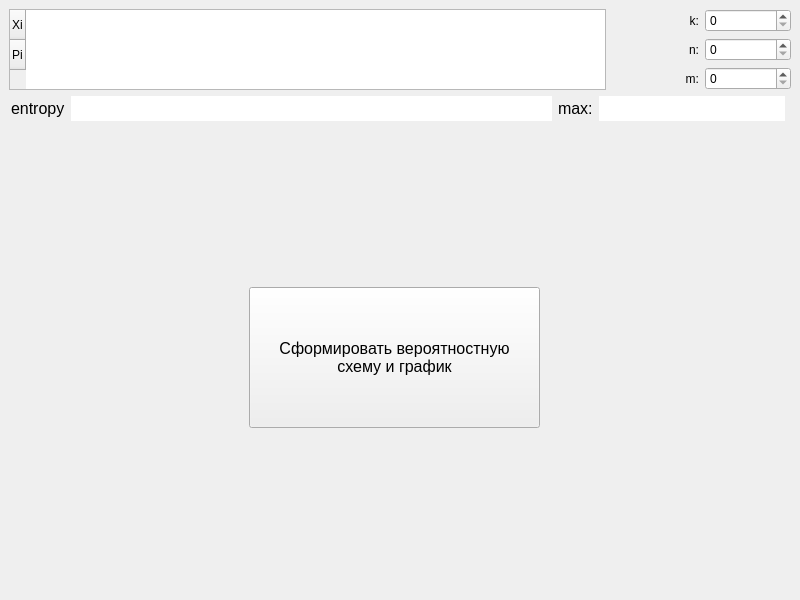
<?xml version="1.0" encoding="UTF-8"?>
<ui version="4.0">
 <class>MainWindow</class>
 <widget class="QMainWindow" name="MainWindow">
  <property name="geometry">
   <rect>
    <x>0</x>
    <y>0</y>
    <width>800</width>
    <height>600</height>
   </rect>
  </property>
  <property name="windowTitle">
   <string>Лабораторная №1. «Энтропия. Свойства энтропии». Задача 3. Катунин. С.</string>
  </property>
  <widget class="QWidget" name="centralwidget">
   <layout class="QGridLayout" name="gridLayout">
    <item row="0" column="0">
     <layout class="QGridLayout" name="gridLayout_2" rowstretch="1,1,7" columnstretch="0,9,55,1,1,23,0">
      <item row="2" column="0" colspan="7">
       <widget class="QCustomPlot" name="widget_grafik" native="true">
        <property name="sizePolicy">
         <sizepolicy hsizetype="Preferred" vsizetype="Preferred">
          <horstretch>0</horstretch>
          <verstretch>0</verstretch>
         </sizepolicy>
        </property>
        <widget class="QPushButton" name="pushButton_grafik">
         <property name="geometry">
          <rect>
           <x>240</x>
           <y>160</y>
           <width>291</width>
           <height>141</height>
          </rect>
         </property>
         <property name="font">
          <font>
           <pointsize>12</pointsize>
          </font>
         </property>
         <property name="text">
          <string>Сформировать вероятностную 
схему и график</string>
         </property>
        </widget>
       </widget>
      </item>
      <item row="0" column="5" colspan="2">
       <layout class="QGridLayout" name="gridLayout_3">
        <item row="1" column="1">
         <widget class="QSpinBox" name="spinBox_n">
          <property name="maximum">
           <number>66</number>
          </property>
         </widget>
        </item>
        <item row="0" column="0">
         <widget class="QLabel" name="label_k">
          <property name="text">
           <string>k:</string>
          </property>
          <property name="alignment">
           <set>Qt::AlignRight|Qt::AlignTrailing|Qt::AlignVCenter</set>
          </property>
         </widget>
        </item>
        <item row="0" column="1">
         <widget class="QSpinBox" name="spinBox_k"/>
        </item>
        <item row="1" column="0">
         <widget class="QLabel" name="label_n">
          <property name="text">
           <string>n:</string>
          </property>
          <property name="alignment">
           <set>Qt::AlignRight|Qt::AlignTrailing|Qt::AlignVCenter</set>
          </property>
         </widget>
        </item>
        <item row="2" column="0">
         <widget class="QLabel" name="label_m">
          <property name="text">
           <string>m:</string>
          </property>
          <property name="alignment">
           <set>Qt::AlignRight|Qt::AlignTrailing|Qt::AlignVCenter</set>
          </property>
         </widget>
        </item>
        <item row="2" column="1">
         <widget class="QSpinBox" name="spinBox_m">
          <property name="maximum">
           <number>66</number>
          </property>
         </widget>
        </item>
       </layout>
      </item>
      <item row="0" column="0" colspan="5">
       <widget class="QTableWidget" name="tableWidget_veroyat">
        <property name="editTriggers">
         <set>QAbstractItemView::NoEditTriggers</set>
        </property>
        <property name="dragEnabled">
         <bool>false</bool>
        </property>
        <property name="defaultDropAction">
         <enum>Qt::CopyAction</enum>
        </property>
        <property name="selectionMode">
         <enum>QAbstractItemView::ExtendedSelection</enum>
        </property>
        <property name="selectionBehavior">
         <enum>QAbstractItemView::SelectItems</enum>
        </property>
        <property name="gridStyle">
         <enum>Qt::SolidLine</enum>
        </property>
        <attribute name="horizontalHeaderVisible">
         <bool>false</bool>
        </attribute>
        <attribute name="horizontalHeaderCascadingSectionResizes">
         <bool>false</bool>
        </attribute>
        <attribute name="verticalHeaderVisible">
         <bool>true</bool>
        </attribute>
        <attribute name="verticalHeaderCascadingSectionResizes">
         <bool>true</bool>
        </attribute>
        <row>
         <property name="text">
          <string>Xi</string>
         </property>
        </row>
        <row>
         <property name="text">
          <string>Pi</string>
         </property>
        </row>
       </widget>
      </item>
      <item row="1" column="0">
       <widget class="QLabel" name="label_entropy">
        <property name="font">
         <font>
          <pointsize>12</pointsize>
         </font>
        </property>
        <property name="text">
         <string>entropy</string>
        </property>
        <property name="margin">
         <number>0</number>
        </property>
        <property name="indent">
         <number>2</number>
        </property>
        <property name="textInteractionFlags">
         <set>Qt::LinksAccessibleByMouse|Qt::TextSelectableByMouse</set>
        </property>
       </widget>
      </item>
      <item row="1" column="3">
       <widget class="QLabel" name="label_max">
        <property name="font">
         <font>
          <pointsize>12</pointsize>
         </font>
        </property>
        <property name="text">
         <string>max:</string>
        </property>
       </widget>
      </item>
      <item row="1" column="4" colspan="2">
       <widget class="QLineEdit" name="lineEdit_max">
        <property name="font">
         <font>
          <pointsize>12</pointsize>
         </font>
        </property>
        <property name="frame">
         <bool>false</bool>
        </property>
        <property name="alignment">
         <set>Qt::AlignCenter</set>
        </property>
        <property name="readOnly">
         <bool>true</bool>
        </property>
       </widget>
      </item>
      <item row="1" column="1" colspan="2">
       <widget class="QLineEdit" name="lineEdit_entropy">
        <property name="sizePolicy">
         <sizepolicy hsizetype="Minimum" vsizetype="Fixed">
          <horstretch>0</horstretch>
          <verstretch>0</verstretch>
         </sizepolicy>
        </property>
        <property name="font">
         <font>
          <pointsize>12</pointsize>
         </font>
        </property>
        <property name="styleSheet">
         <string notr="true"/>
        </property>
        <property name="frame">
         <bool>false</bool>
        </property>
        <property name="readOnly">
         <bool>true</bool>
        </property>
       </widget>
      </item>
     </layout>
    </item>
   </layout>
  </widget>
 </widget>
 <customwidgets>
  <customwidget>
   <class>QCustomPlot</class>
   <extends>QWidget</extends>
   <header>qcustomplot.h</header>
   <container>1</container>
  </customwidget>
 </customwidgets>
 <resources/>
 <connections/>
</ui>
